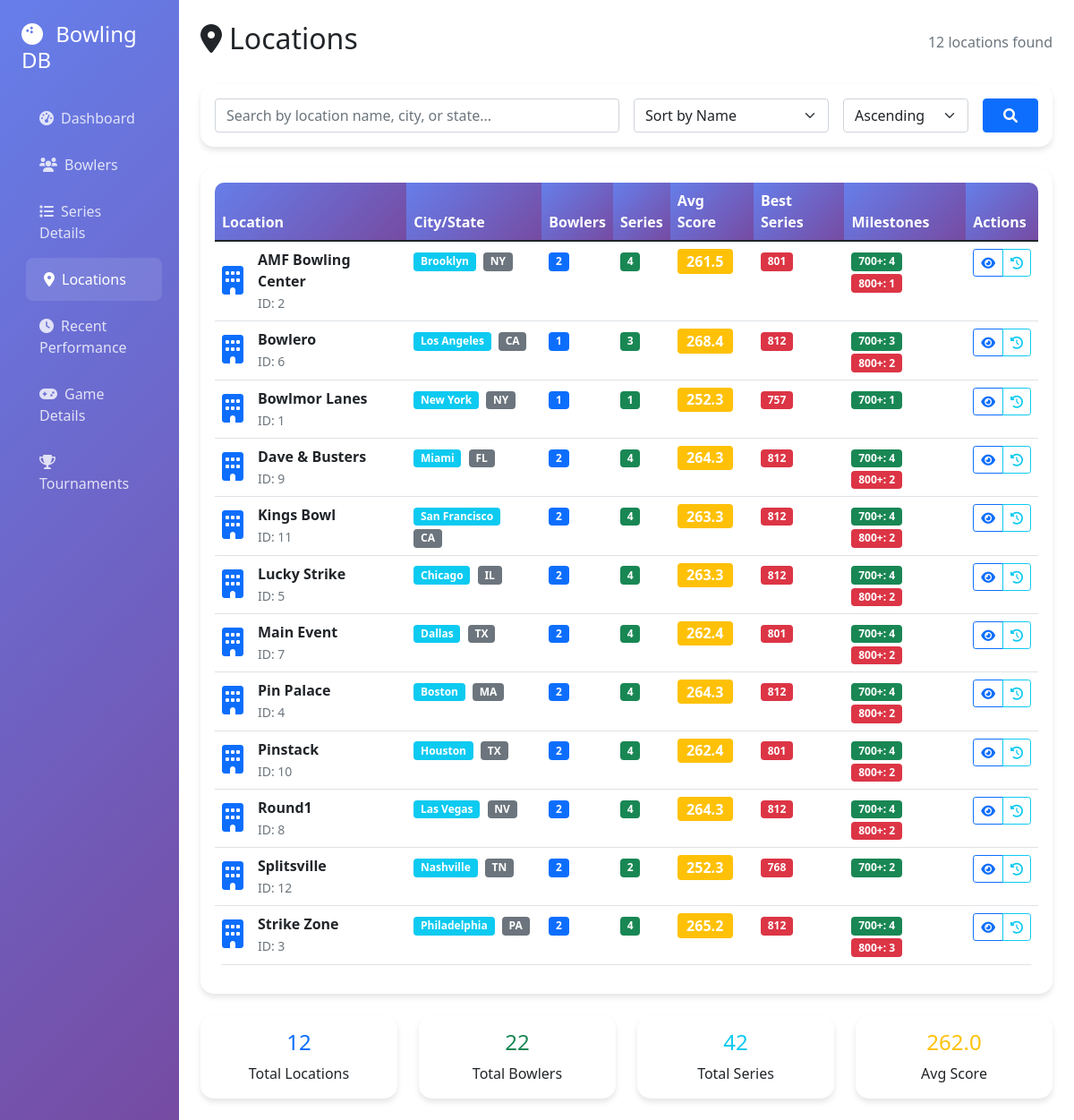
Screenshot of /?page=locations with the database file from the repository.
### tables this page shows
CREATE TABLE locations (
    location_id INT AUTO_INCREMENT PRIMARY KEY,
    name VARCHAR(255) NOT NULL UNIQUE,
    city VARCHAR(100),
    state VARCHAR(100),
    created_at TIMESTAMP DEFAULT CURRENT_TIMESTAMP
);

### web/pages/locations.php (the view, shortened to what this page needs)
<?php
$search = isset($_GET['search']) ? $_GET['search'] : '';
$sort = isset($_GET['sort']) ? $_GET['sort'] : 'location_name';
$order = isset($_GET['order']) ? $_GET['order'] : 'ASC';
$query = "SELECT * FROM location_statistics";
$params = [];
$query .= " ORDER BY $sort $order";
try {
    $stmt = $pdo->prepare($query);
    $stmt->execute($params);
    $locations = $stmt->fetchAll();
} catch (PDOException $e) {
    $error = "Database error: " . $e->getMessage();
    $locations = [];
}
?>
<div class="d-flex justify-content-between align-items-center mb-4">
    <h2><i class="fas fa-map-marker-alt me-2"></i>Locations</h2>
    <div class="text-muted"><?php echo count($locations); ?> locations found</div>
</div>
<div class="card mb-4">
    <div class="card-body">
        <form method="GET" action="" class="row g-3">
            <div class="col-md-6">
                <input type="text" class="form-control" name="search" placeholder="Search by location name, city, or state..." value="<?php echo htmlspecialchars($search); ?>">
            </div>
            <div class="col-md-3">
                <select class="form-select" name="sort">
                    <option value="location_name" <?php echo $sort == 'location_name' ? 'selected' : ''; ?>>Sort by Name</option>
                </select>
            </div>
            <div class="col-md-2">
                <select class="form-select" name="order">
                    <option value="ASC" <?php echo $order == 'ASC' ? 'selected' : ''; ?>>Ascending</option>
                </select>
            </div>
            <div class="col-md-1">
                <button type="submit" class="btn btn-primary w-100">
                    <i class="fas fa-search"></i>
                </button>
            </div>
        </form>
    </div>
</div>
<div class="card">
    <div class="card-body">
        <?php if (empty($locations)): ?>
        <div class="text-center py-5">
            <i class="fas fa-map-marker-alt fa-3x text-muted mb-3"></i>
            <h4 class="text-muted">No locations found</h4>
            <p class="text-muted">No bowling locations have been added to the database yet.</p>
            <a href="?page=dashboard" class="btn btn-primary">
                <i class="fas fa-arrow-left me-2"></i>Back to Dashboard
            </a>
        </div>
        <?php else: ?>
        <div class="table-responsive">
            <table class="table table-hover">
                <thead>
                    <tr>
                        <th>Location</th>
                        <th>City/State</th>
                        <th>Bowlers</th>
                        <th>Series</th>
                        <th>Avg Score</th>
                        <th>Best Series</th>
                        <th>Milestones</th>
                        <th>Actions</th>
                    </tr>
                </thead>
                <tbody>
                    <?php foreach($locations as $location): ?>
                    <tr>
                        <td>
                            <div class="d-flex align-items-center">
                                <div class="avatar me-3">
                                    <i class="fas fa-building fa-2x text-primary"></i>
                                </div>
                                <div>
                                    <strong><?php echo htmlspecialchars($location['location_name']); ?></strong>
                                    <br>
                                    <small class="text-muted">ID: <?php echo $location['location_id']; ?></small>
                                </div>
                            </div>
                        </td>
                        <td>
                            <?php if($location['city'] || $location['state']): ?>
                                <div>
                                    <?php if($location['city']): ?>
                                        <span class="badge bg-info me-1"><?php echo htmlspecialchars($location['city']); ?></span>
                                    <?php endif; ?>
                                    <?php if($location['state']): ?>
                                        <span class="badge bg-secondary"><?php echo htmlspecialchars($location['state']); ?></span>
                                    <?php endif; ?>
                                </div>
                            <?php else: ?>
                                <span class="text-muted">N/A</span>
                            <?php endif; ?>
                        </td>
                        <td>
                            <span class="badge bg-primary"><?php echo $location['unique_bowlers']; ?></span>
                        </td>
                        <td>
                            <span class="badge bg-success"><?php echo $location['total_series']; ?></span>
                        </td>
                        <td>
                            <?php if($location['avg_series_score']): ?>
                                <span class="badge bg-warning fs-6"><?php echo number_format($location['avg_series_score'], 1); ?></span>
                            <?php else: ?>
                                <span class="text-muted">N/A</span>
                            <?php endif; ?>
                        </td>
                        <td>
                            <?php if($location['highest_series']): ?>
                                <span class="badge bg-danger"><?php echo $location['highest_series']; ?></span>
                            <?php else: ?>
                                <span class="text-muted">N/A</span>
                            <?php endif; ?>
                        </td>
                        <td>
                            <?php if($location['series_700_plus'] > 0): ?>
                                <span class="badge bg-success me-1">700+: <?php echo $location['series_700_plus']; ?></span>
                            <?php endif; ?>
                            <?php if($location['series_800_plus'] > 0): ?>
                                <span class="badge bg-danger">800+: <?php echo $location['series_800_plus']; ?></span>
                            <?php endif; ?>
                        </td>
                        <td>
                            <div class="btn-group" role="group">
                                <button type="button" class="btn btn-sm btn-outline-primary"
                                        onclick="viewLocationDetails(<?php echo $location['location_id']; ?>)">
                                    <i class="fas fa-eye"></i>
                                </button>
                                <button type="button" class="btn btn-sm btn-outline-info"
                                        onclick="viewLocationHistory(<?php echo $location['location_id']; ?>)">
                                    <i class="fas fa-history"></i>
                                </button>
                            </div>
                        </td>
                    </tr>
                    <?php endforeach; ?>
                </tbody>
            </table>
        </div>
        <?php endif; ?>
    </div>
</div>
<?php if (!empty($locations)): ?>
<div class="row mt-4">
    <div class="col-md-3">
        <div class="card text-center">
            <div class="card-body">
                <h4 class="text-primary"><?php echo count($locations); ?></h4>
                <p class="mb-0">Total Locations</p>
            </div>
        </div>
    </div>
    <div class="col-md-3">
        <div class="card text-center">
            <div class="card-body">
                <h4 class="text-success"><?php echo array_sum(array_column($locations, 'unique_bowlers')); ?></h4>
                <p class="mb-0">Total Bowlers</p>
            </div>
        </div>
    </div>
    <div class="col-md-3">
        <div class="card text-center">
            <div class="card-body">
                <h4 class="text-info"><?php echo array_sum(array_column($locations, 'total_series')); ?></h4>
                <p class="mb-0">Total Series</p>
            </div>
        </div>
    </div>
    <div class="col-md-3">
        <div class="card text-center">
            <div class="card-body">
                <h4 class="text-warning"><?php echo number_format(array_sum(array_column($locations, 'avg_series_score')) / count($locations), 1); ?></h4>
                <p class="mb-0">Avg Score</p>
            </div>
        </div>
    </div>
</div>
<?php endif; ?>

### web/index.php (style rules this page uses)
.card { border: none; border-radius: 15px; box-shadow: 0 4px 6px rgba(0,0,0,0.1); transition: transform 0.3s ease; }
.table { border-radius: 10px; overflow: hidden; }
.table thead th { background: linear-gradient(135deg, #667eea 0%, #764ba2 100%); color: white; border: none; }

### rows the page displays
locations: location_name "AMF Bowling Center", location_id "2", city "Brooklyn", state "NY", unique_bowlers "2", total_series "4", avg_series_score "261.5", highest_series "801", series_700_plus "4", series_800_plus "1"
locations: location_name "Bowlero", location_id "6", city "Los Angeles", state "CA", unique_bowlers "1", total_series "3", avg_series_score "268.4", highest_series "812", series_700_plus "3", series_800_plus "2"
locations: location_name "Bowlmor Lanes", location_id "1", city "New York", state "NY", unique_bowlers "1", total_series "1", avg_series_score "252.3", highest_series "757", series_700_plus "1"
locations: location_name "Dave & Busters", location_id "9", city "Miami", state "FL", unique_bowlers "2", total_series "4", avg_series_score "264.3", highest_series "812", series_700_plus "4", series_800_plus "2"
locations: location_name "Kings Bowl", location_id "11", city "San Francisco", state "CA", unique_bowlers "2", total_series "4", avg_series_score "263.3", highest_series "812", series_700_plus "4", series_800_plus "2"
locations: location_name "Lucky Strike", location_id "5", city "Chicago", state "IL", unique_bowlers "2", total_series "4", avg_series_score "263.3", highest_series "812", series_700_plus "4", series_800_plus "2"
locations: location_name "Main Event", location_id "7", city "Dallas", state "TX", unique_bowlers "2", total_series "4", avg_series_score "262.4", highest_series "801", series_700_plus "4", series_800_plus "2"
locations: location_name "Pin Palace", location_id "4", city "Boston", state "MA", unique_bowlers "2", total_series "4", avg_series_score "264.3", highest_series "812", series_700_plus "4", series_800_plus "2"
locations: location_name "Pinstack", location_id "10", city "Houston", state "TX", unique_bowlers "2", total_series "4", avg_series_score "262.4", highest_series "801", series_700_plus "4", series_800_plus "2"
locations: location_name "Round1", location_id "8", city "Las Vegas", state "NV", unique_bowlers "2", total_series "4", avg_series_score "264.3", highest_series "812", series_700_plus "4", series_800_plus "2"
locations: location_name "Splitsville", location_id "12", city "Nashville", state "TN", unique_bowlers "2", total_series "2", avg_series_score "252.3", highest_series "768", series_700_plus "2"
locations: location_name "Strike Zone", location_id "3", city "Philadelphia", state "PA", unique_bowlers "2", total_series "4", avg_series_score "265.2", highest_series "812", series_700_plus "4", series_800_plus "3"

### other values shown
count($locations) "12"
array_sum(array_column($locations, 'unique_bowlers')) "22"
array_sum(array_column($locations, 'total_series')) "42"
